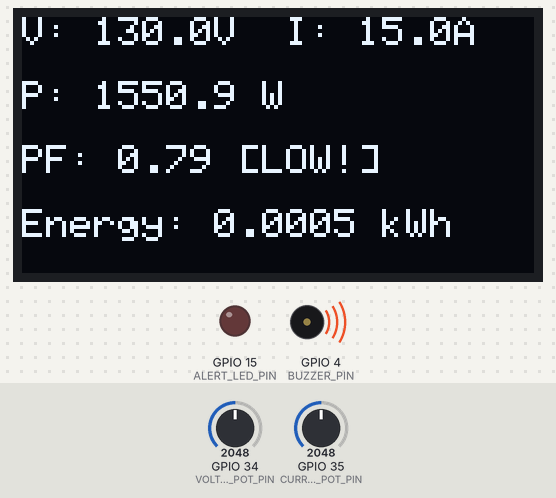
A sketch run on a simulated ESP32. Shown: 128×64 one-colour display, output pins drawn as LEDs (lit = HIGH), buzzer (waves = sounding). Inputs (shaded band) come from the test bench; at power-on: GPIO 35 (CURRENT_POT_PIN) = 2048, GPIO 34 (VOLTAGE_POT_PIN) = 2048. What the sketch prints to the serial monitor is not drawn.

Above: at 3.2 s.
3.3 s: GPIO 35 (CURRENT_POT_PIN) set to 1216
At 4.0 s:
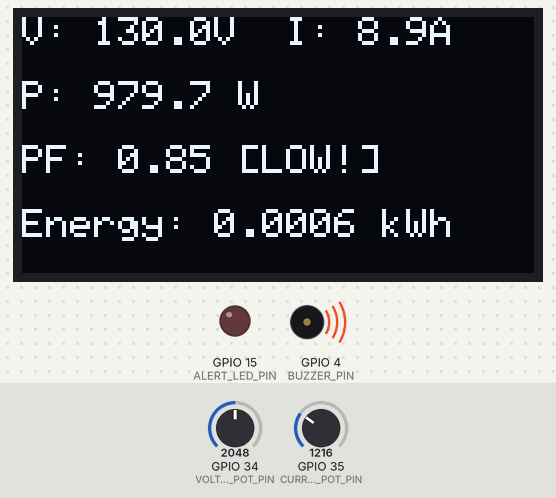
5.6 s: GPIO 35 (CURRENT_POT_PIN) set to 1115
At 6.1 s:
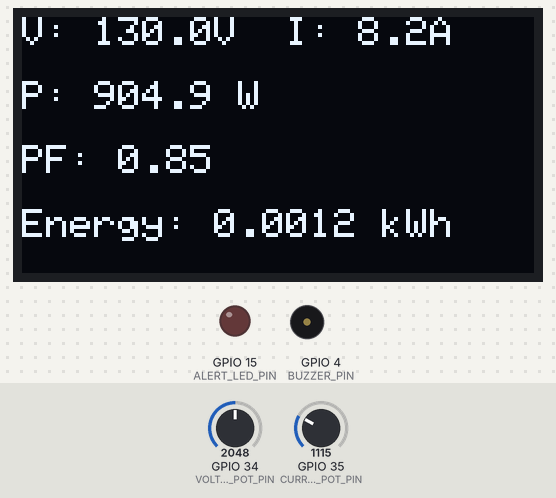
8.7 s: GPIO 34 (VOLTAGE_POT_PIN) set to 3828
At 9.3 s:
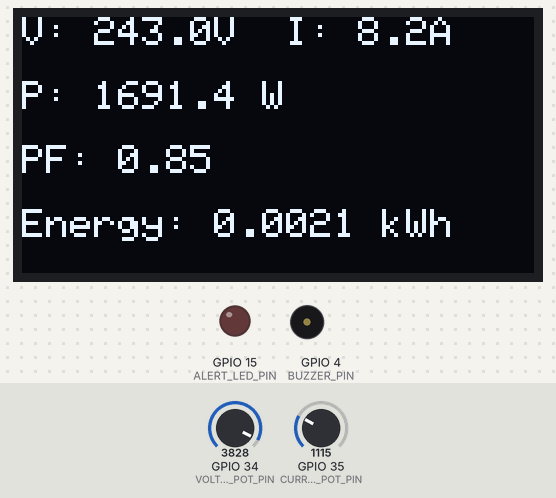
10.9 s: GPIO 34 (VOLTAGE_POT_PIN) set to 3918
At 11.4 s:
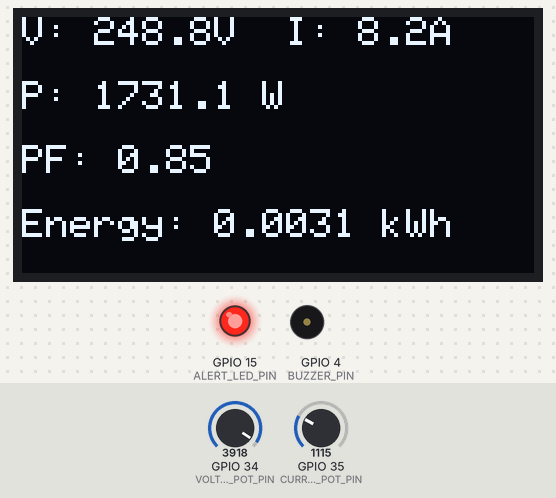
14.0 s: GPIO 35 (CURRENT_POT_PIN) set to 1228
At 14.6 s:
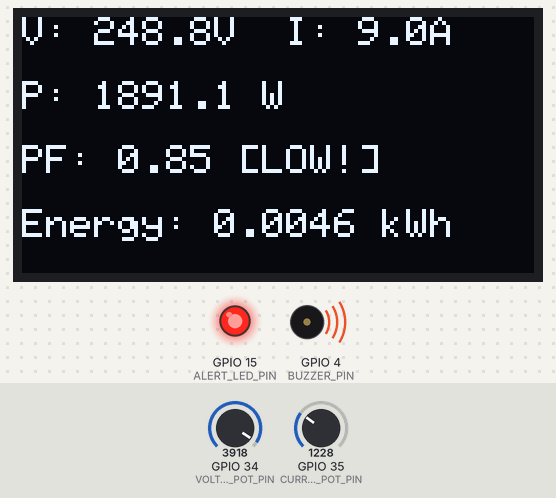
17.1 s: GPIO 34 (VOLTAGE_POT_PIN) set to 491
At 19.0 s:
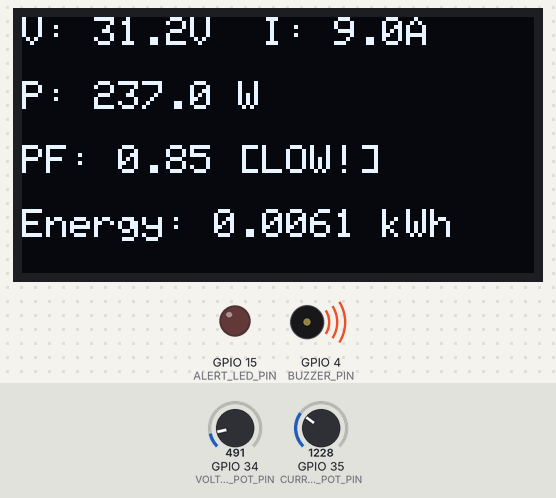
Timing chart, 0 to 20.3 s (numbered marks = the images above; inputs shaded):
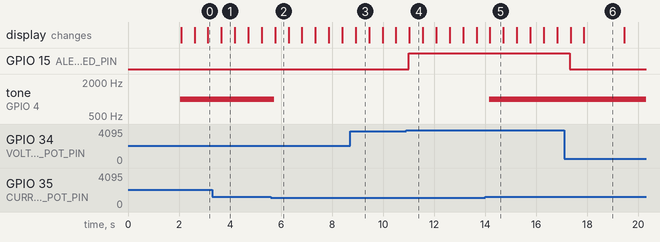

The sketch:

sketch.ino
```cpp
#include <Wire.h>
#include <Adafruit_GFX.h>
#include <Adafruit_SSD1306.h>

// OLED Display Configuration
#define SCREEN_WIDTH 128
#define SCREEN_HEIGHT 64
#define OLED_RESET -1
Adafruit_SSD1306 display(SCREEN_WIDTH, SCREEN_HEIGHT, &Wire, OLED_RESET);

// Pin Definitions
#define VOLTAGE_POT_PIN 34  // Potentiometer 1 -> Simulates ZMPT101B Voltage Sensor
#define CURRENT_POT_PIN 35  // Potentiometer 2 -> Simulates SCT-013 Current Sensor
#define BUZZER_PIN      4   // Buzzer -> Triggered on Poor Power Factor (< 0.85)
#define ALERT_LED_PIN   15  // Red LED -> Triggered on Over-Voltage or Over-Current

// Calibration & Threshold Constants
#define MAX_VOLTAGE_RMS 260.0  // Scaled max AC Voltage (Volts)
#define MAX_CURRENT_RMS 30.0   // Scaled max AC Current (Amperes)
#define OVER_CURRENT_LIMIT 20.0 // Fault threshold in Amps
#define OVER_VOLTAGE_LIMIT 245.0// Fault threshold in Volts
#define MIN_POWER_FACTOR 0.85  // Low power factor alarm threshold

// Global Energy Tracking Variables
double totalEnergykWh = 0.0;
unsigned long lastSampleTime = 0;

void setup() {
  Serial.begin(115200);

  // Initialize Output Pins
  pinMode(BUZZER_PIN, OUTPUT);
  pinMode(ALERT_LED_PIN, OUTPUT);
  digitalWrite(BUZZER_PIN, LOW);
  digitalWrite(ALERT_LED_PIN, LOW);

  // Initialize I2C OLED Display
  if (!display.begin(SSD1306_SWITCHCAPVCC, 0x3C)) { // 0x3C is standard I2C address
    Serial.println(F("SSD1306 OLED allocation failed!"));
    for (;;); // Stop execution if display fails
  }

  display.clearDisplay();
  display.setTextColor(SSD1306_WHITE);
  display.setTextSize(1);
  display.setCursor(10, 20);
  display.println(F("ESP32 ENERGY METER"));
  display.setCursor(20, 35);
  display.println(F("Initializing..."));
  display.display();
  delay(2000);

  lastSampleTime = millis();
}

void loop() {
  // 1. Read Analog Sensors (0 to 4095)
  int rawVoltage = analogRead(VOLTAGE_POT_PIN);
  int rawCurrent = analogRead(CURRENT_POT_PIN);

  // 2. Scale Raw ADC Readings to Simulated Electrical Quantities
  float vRMS = (rawVoltage / 4095.0) * MAX_VOLTAGE_RMS;
  float iRMS = (rawCurrent / 4095.0) * MAX_CURRENT_RMS;

  // 3. Dynamic Power Factor Simulation based on load current
  // In real life, PF varies with load inductive reactance.
  float powerFactor = 0.95;
  if (iRMS > 5.0) {
    powerFactor = 0.92 - ((iRMS / MAX_CURRENT_RMS) * 0.25); // Drops as load increases
  } else if (iRMS < 0.5) {
    powerFactor = 1.0; // Resistive/No load
  }

  // 4. Power Calculations
  float activePowerW = vRMS * iRMS * powerFactor;            // P = V * I * PF (Watts)
  float apparentPowerVA = vRMS * iRMS;                       // S = V * I (VA)
  float activePowerkW = activePowerW / 1000.0;               // kW

  // 5. Energy Accumulation (kWh)
  unsigned long currentTime = millis();
  float timeIntervalHours = (currentTime - lastSampleTime) / 3600000.0;
  totalEnergykWh += (activePowerkW * timeIntervalHours);
  lastSampleTime = currentTime;

  // 6. Protection & Alarm Logic
  bool isOverVoltage = (vRMS > OVER_VOLTAGE_LIMIT);
  bool isOverCurrent = (iRMS > OVER_CURRENT_LIMIT);
  bool isPoorPF = (powerFactor < MIN_POWER_FACTOR && iRMS > 1.0);

  // Red LED Indicator for Over-Voltage / Over-Current Faults
  if (isOverVoltage || isOverCurrent) {
    digitalWrite(ALERT_LED_PIN, HIGH);
  } else {
    digitalWrite(ALERT_LED_PIN, LOW);
  }

  // Buzzer Alarm for Poor Power Factor
  if (isPoorPF) {
    tone(BUZZER_PIN, 1000); // 1 kHz Alarm Tone
  } else {
    noTone(BUZZER_PIN);
  }

  // 7. Update OLED Display
  display.clearDisplay();
  display.setTextSize(1);
  display.setCursor(0, 0);

  // Row 1: Voltage & Current
  display.print(F("V: ")); display.print(vRMS, 1); display.print(F("V  "));
  display.print(F("I: ")); display.print(iRMS, 1); display.println(F("A"));

  // Row 2: Active Power
  display.setCursor(0, 16);
  display.print(F("P: ")); display.print(activePowerW, 1); display.println(F(" W"));

  // Row 3: Power Factor
  display.setCursor(0, 32);
  display.print(F("PF: ")); display.print(powerFactor, 2);
  if (isPoorPF) display.print(F(" [LOW!]"));
  display.println();

  // Row 4: Accumulated Energy
  display.setCursor(0, 48);
  display.print(F("Energy: ")); display.print(totalEnergykWh, 4); display.println(F(" kWh"));

  display.display();

  // 8. Serial Monitor / Serial Plotter Output (CSV Format for easy plotting)
  Serial.print("Voltage_V:"); Serial.print(vRMS);
  Serial.print(",Current_A:"); Serial.print(iRMS);
  Serial.print(",Power_W:"); Serial.print(activePowerW);
  Serial.print(",PowerFactor:"); Serial.println(powerFactor);

  delay(500); // Refresh rate 2Hz
}
```

Measured:
- the behaviour switches between 1147 and 1146 on GPIO 35 (CURRENT_POT_PIN) (found by bisection; images 1 and 2)
- the behaviour switches between 3858 and 3859 on GPIO 34 (VOLTAGE_POT_PIN) (found by bisection; images 3 and 4)
- after the input at 5.6 s, tone on GPIO 4 (BUZZER_PIN): 1000 Hz → silent after 0.14 s; the display: changes after 0.17 s (image 2)
- after the input at 10.9 s, GPIO 15 (ALERT_LED_PIN): LOW → HIGH after 0.10 s
- after the input at 14.0 s, tone on GPIO 4 (BUZZER_PIN): silent → 1000 Hz after 0.16 s; the display: changes after 0.19 s (image 5)
- after the input at 17.1 s, GPIO 15 (ALERT_LED_PIN): HIGH → LOW after 0.22 s
- what the display in image 1 shows lasts 0.5 s, from 3.7 s to 4.2 s
